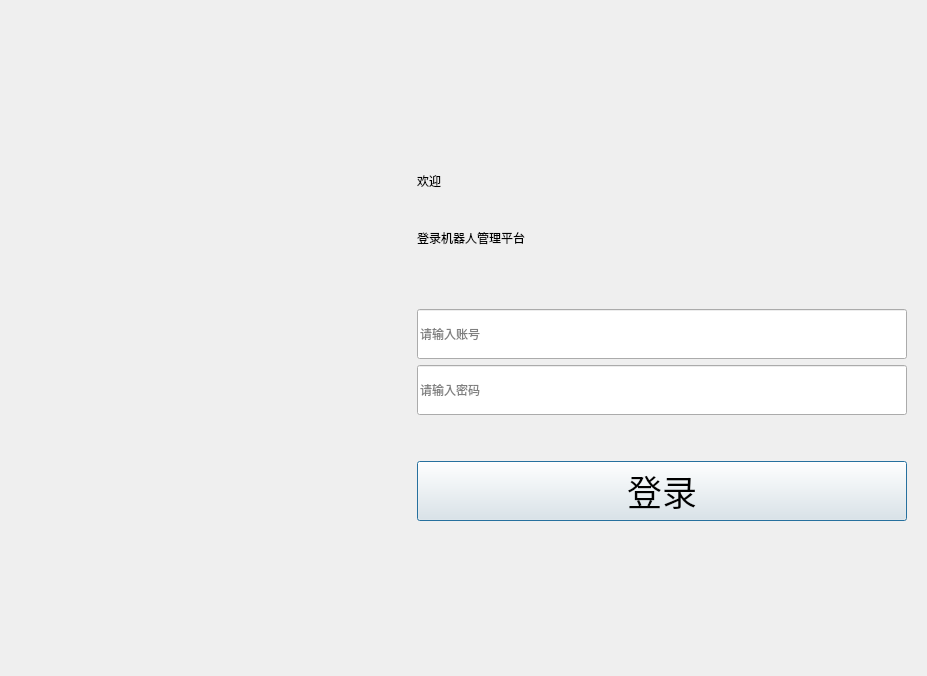
<?xml version="1.0" encoding="UTF-8"?>
<ui version="4.0">
 <class>LoginWidget</class>
 <widget class="QWidget" name="LoginWidget">
  <property name="geometry">
   <rect>
    <x>0</x>
    <y>0</y>
    <width>927</width>
    <height>676</height>
   </rect>
  </property>
  <property name="windowTitle">
   <string>Form</string>
  </property>
  <layout class="QHBoxLayout" name="horizontalLayout">
   <item>
    <spacer name="horizontalSpacer">
     <property name="orientation">
      <enum>Qt::Horizontal</enum>
     </property>
     <property name="sizeHint" stdset="0">
      <size>
       <width>40</width>
       <height>20</height>
      </size>
     </property>
    </spacer>
   </item>
   <item>
    <widget class="QWidget" name="LoginCenterWidget" native="true">
     <property name="sizePolicy">
      <sizepolicy hsizetype="Fixed" vsizetype="Fixed">
       <horstretch>0</horstretch>
       <verstretch>0</verstretch>
      </sizepolicy>
     </property>
     <property name="minimumSize">
      <size>
       <width>508</width>
       <height>360</height>
      </size>
     </property>
     <layout class="QVBoxLayout" name="verticalLayout">
      <item>
       <spacer name="verticalSpacer">
        <property name="orientation">
         <enum>Qt::Vertical</enum>
        </property>
        <property name="sizeHint" stdset="0">
         <size>
          <width>20</width>
          <height>40</height>
         </size>
        </property>
       </spacer>
      </item>
      <item>
       <widget class="QLabel" name="label_3">
        <property name="minimumSize">
         <size>
          <width>0</width>
          <height>51</height>
         </size>
        </property>
        <property name="text">
         <string>欢迎</string>
        </property>
       </widget>
      </item>
      <item>
       <widget class="QLabel" name="label">
        <property name="minimumSize">
         <size>
          <width>0</width>
          <height>51</height>
         </size>
        </property>
        <property name="text">
         <string>登录机器人管理平台</string>
        </property>
       </widget>
      </item>
      <item>
       <spacer name="verticalSpacer_2">
        <property name="orientation">
         <enum>Qt::Vertical</enum>
        </property>
        <property name="sizeHint" stdset="0">
         <size>
          <width>20</width>
          <height>40</height>
         </size>
        </property>
       </spacer>
      </item>
      <item>
       <widget class="QLineEdit" name="UserLineEdit">
        <property name="minimumSize">
         <size>
          <width>0</width>
          <height>50</height>
         </size>
        </property>
        <property name="maxLength">
         <number>16</number>
        </property>
        <property name="placeholderText">
         <string>请输入账号</string>
        </property>
       </widget>
      </item>
      <item>
       <widget class="QLineEdit" name="PwdLineEdt">
        <property name="minimumSize">
         <size>
          <width>0</width>
          <height>50</height>
         </size>
        </property>
        <property name="maxLength">
         <number>16</number>
        </property>
        <property name="echoMode">
         <enum>QLineEdit::Password</enum>
        </property>
        <property name="placeholderText">
         <string>请输入密码</string>
        </property>
       </widget>
      </item>
      <item>
       <spacer name="verticalSpacer_3">
        <property name="orientation">
         <enum>Qt::Vertical</enum>
        </property>
        <property name="sizeHint" stdset="0">
         <size>
          <width>20</width>
          <height>40</height>
         </size>
        </property>
       </spacer>
      </item>
      <item>
       <widget class="QPushButton" name="LoginBtn">
        <property name="font">
         <font>
          <family>黑体</family>
          <pointsize>26</pointsize>
         </font>
        </property>
        <property name="text">
         <string>登录</string>
        </property>
        <property name="autoDefault">
         <bool>false</bool>
        </property>
        <property name="default">
         <bool>true</bool>
        </property>
       </widget>
      </item>
      <item>
       <spacer name="verticalSpacer_4">
        <property name="orientation">
         <enum>Qt::Vertical</enum>
        </property>
        <property name="sizeHint" stdset="0">
         <size>
          <width>20</width>
          <height>40</height>
         </size>
        </property>
       </spacer>
      </item>
     </layout>
    </widget>
   </item>
  </layout>
 </widget>
 <resources/>
 <connections/>
</ui>
